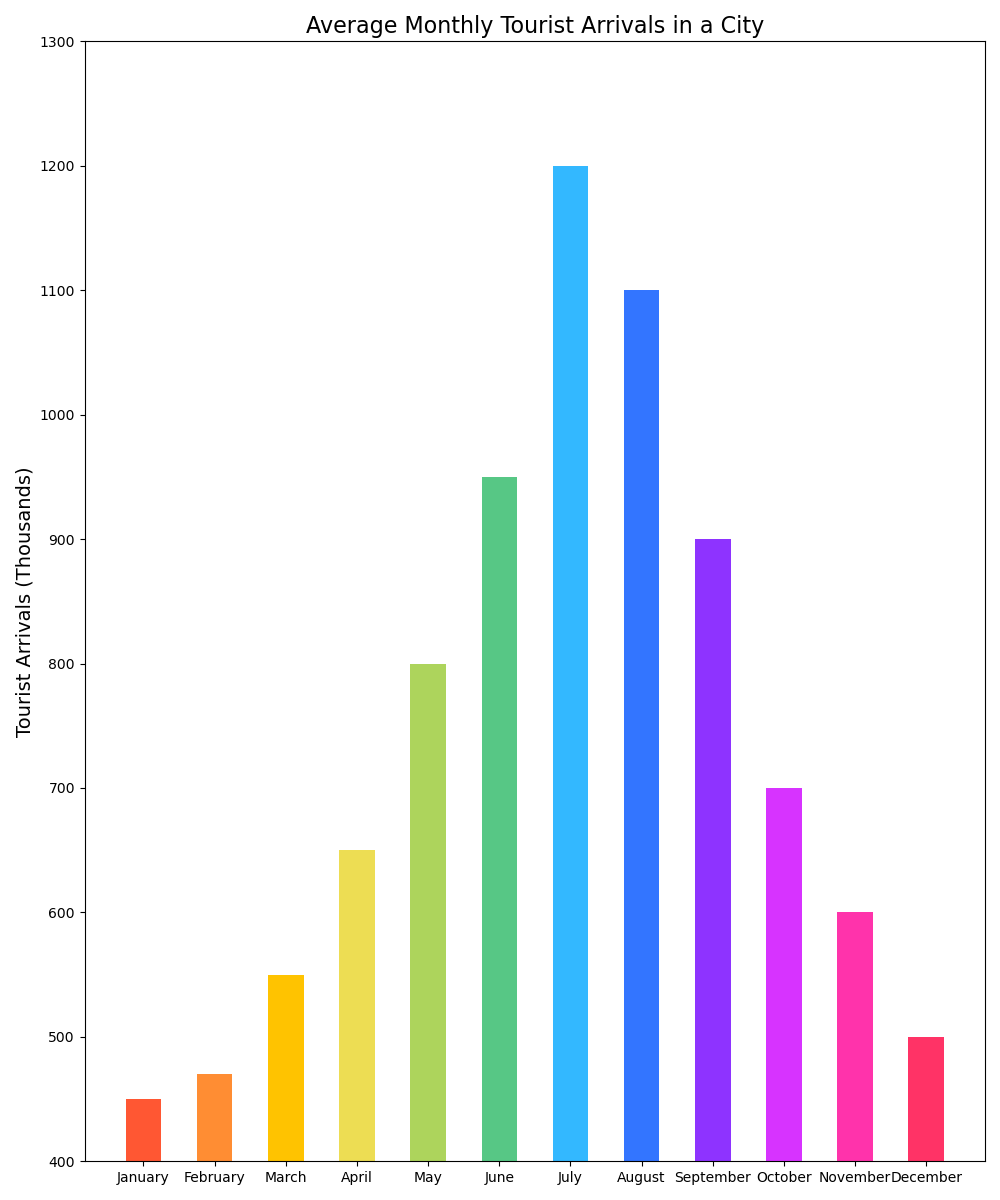

Recreate this plot in Python.

import matplotlib.pyplot as plt

# Generate data points
months = [
    "January", "February", "March", "April", "May", "June",
    "July", "August", "September", "October", "November", "December"
]
tourist_arrivals = [450, 470, 550, 650, 800, 950, 1200, 1100, 900, 700, 600, 500]

plt.figure(figsize=(10, 12))  # Adjusted the width and height of the chart

# Create a vertical bar chart with specified bar width and colors
plt.bar(months, tourist_arrivals, color=[
    '#FF5733', '#FF8D33', '#FFC300', '#EDDD53', '#ADD45C',
    '#57C785', '#33B8FF', '#3375FF', '#8E33FF', '#D733FF',
    '#FF33AB', '#FF3366'], width=0.5)

plt.ylabel('Tourist Arrivals (Thousands)', fontsize=14)
plt.title('Average Monthly Tourist Arrivals in a City', fontsize=16)
plt.ylim(400, 1300)  # Adjusted to start from 400 to give some space for readability

plt.tight_layout()
plt.show()
